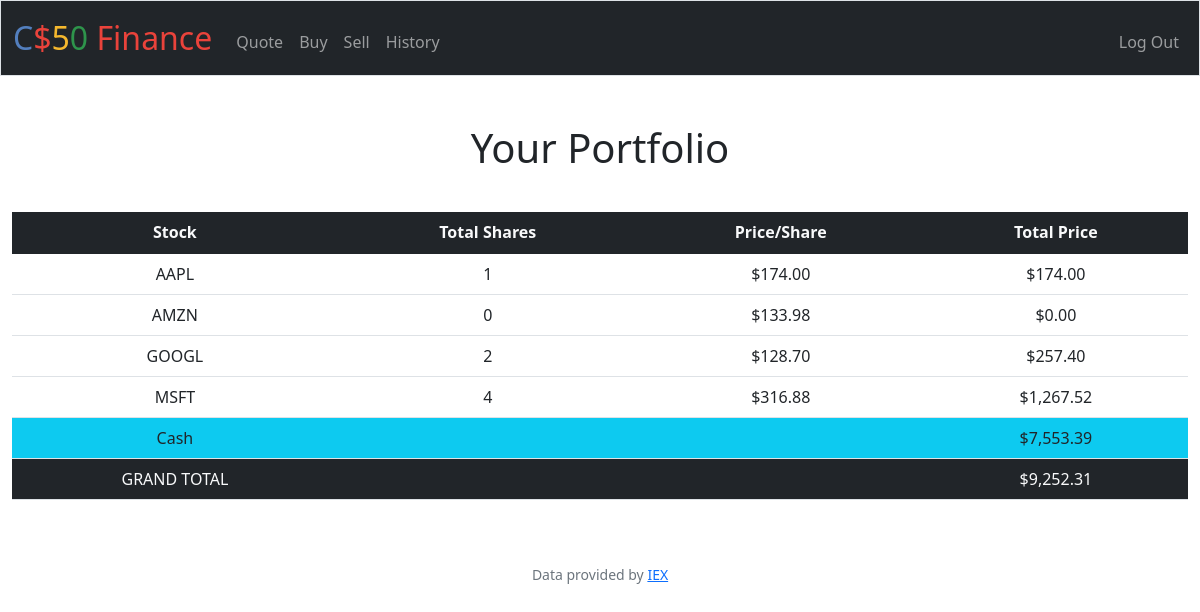
Screenshot of / (signed in) with the database file from the repository.
### tables this page shows
CREATE TABLE transactions (id INTEGER PRIMARY KEY AUTOINCREMENT, user_id INTEGER, symbol TEXT, shares INTEGER, price FLOAT, date TIMESTAMP);

CREATE TABLE users (id INTEGER PRIMARY KEY AUTOINCREMENT NOT NULL, username TEXT NOT NULL, hash TEXT NOT NULL, cash NUMERIC NOT NULL DEFAULT 10000.00);

### app.py (the view)
@app.route("/")
@login_required
def index():
    user_id = session["user_id"]
    stock_details = db.execute("SELECT symbol, SUM(shares) AS shares, price FROM transactions WHERE user_id = ? GROUP BY symbol", user_id)
    cash = db.execute("SELECT cash FROM users WHERE id = ?", user_id)
    user_cash = cash[0]["cash"]
    grand_total = user_cash
    for stock in stock_details:
        grand_total += stock["shares"] * stock["price"]
    return render_template("index.html", stock_details = stock_details, user_cash = user_cash, grand_total = grand_total)

### app.py (called while the page is built)
@app.after_request
def after_request(response):
    response.headers["Cache-Control"] = "no-cache, no-store, must-revalidate"
    response.headers["Expires"] = 0
    response.headers["Pragma"] = "no-cache"
    return response

### helpers.py (called while the page is built)
def login_required(f):
    @wraps(f)
    def decorated_function(*args, **kwargs):
        if session.get("user_id") is None:
            return redirect("/login")
        return f(*args, **kwargs)
    return decorated_function

def usd(value):
    return f"${value:,.2f}"

### templates/index.html (shortened to what this page needs)
{% extends "layout.html" %}
{% block main %}
    <h1 class="text-center">Your Portfolio</h1>
    <table class="table">
      <thead class="bg-dark text-light">
        <tr>
          <th scope="col">Stock</th>
          <th scope="col">Total Shares</th>
          <th scope="col">Price/Share</th>
          <th scope="col">Total Price</th>
        </tr>
      </thead>
      <tb>
      {% for stock in stock_details %}
      <tr>
        <td>{{ stock.symbol }}</td>
        <td>{{ stock.shares }}</td>
        <td>{{ stock.price|usd }}</td>
        <td>{{ (stock.shares * stock.price)| usd }}</td>
      </tr>
      {% endfor %}
      </tb>
      <tf>
        <tr class="bg-info text-dark">
          <td>Cash</td>
          <td colspan="2"></td>
          <td>{{ user_cash| usd }}</td>
        </tr>
        <tr class="bg-dark text-light">
          <td>GRAND TOTAL</td>
          <td colspan="2"></td>
          <td>{{ grand_total| usd }}</td>
        </tr>
      </tf>
    </table>
{% endblock %}

### templates/layout.html (shortened to what this page needs)
<!DOCTYPE html>
<html lang="en">
    <head>
        <link href="https://cdn.jsdelivr.net/npm/bootstrap@5.1.3/dist/css/bootstrap.min.css" rel="stylesheet">
        <link href="/static/styles.css" rel="stylesheet">
    </head>
    <body>
        <nav class="bg-dark border navbar navbar-expand-md navbar-dark">
            <div class="container-fluid">
                <a class="navbar-brand" href="/"><span class="blue">C</span><span class="red">$</span><span class="yellow">5</span><span class="green">0</span> <span class="red">Finance</span></a>
                <div class="collapse navbar-collapse" id="navbar">
                    {% if session["user_id"] %}
                        <ul class="navbar-nav me-auto mt-2">
                            <li class="nav-item"><a class="nav-link" href="/quote">Quote</a></li>
                            <li class="nav-item"><a class="nav-link" href="/buy">Buy</a></li>
                            <li class="nav-item"><a class="nav-link" href="/sell">Sell</a></li>
                            <li class="nav-item"><a class="nav-link" href="/history">History</a></li>
                        </ul>
                        <ul class="navbar-nav ms-auto mt-2">
                            <li class="nav-item"><a class="nav-link" href="/logout">Log Out</a></li>
                        </ul>
                    {% else %}
                        <ul class="navbar-nav ms-auto mt-2">
                            <li class="nav-item"><a class="nav-link" href="/register">Register</a></li>
                            <li class="nav-item"><a class="nav-link" href="/login">Log In</a></li>
                        </ul>
                    {% endif %}
                </div>
            </div>
        </nav>
        <main class="container-fluid py-5 text-center">
            {% block main %}{% endblock %}
        </main>
        <footer class="mb-5 small text-center text-muted">
            Data provided by <a href="https://iexcloud.io/">IEX</a>
        </footer>
    </body>
</html>

### static/styles.css (style rules this page uses)
nav .navbar-brand { font-size: xx-large; }
nav .navbar-brand .blue { color: #537fbe; }
nav .navbar-brand .red { color: #ea433b; }
nav .navbar-brand .yellow { color: #f5b82e; }
nav .navbar-brand .green { color: #2e944b; }
h1 { margin-bottom: 40px; }

### rows the page displays
transactions: symbol "GOOGL", shares "2", price "$128.70", shares "$257.40"
users: cash "$7,553.39"

### other values shown
{{ stock.symbol }} "AAPL" "AMZN" "MSFT"
{{ stock.shares }} "1" "0" "4"
{{ stock.price|usd }} "$174.00" "$133.98" "$316.88"
{{ (stock.shares * stock.price)| usd }} "$174.00" "$0.00" "$1,267.52"
{{ grand_total| usd }} "$9,252.31"
